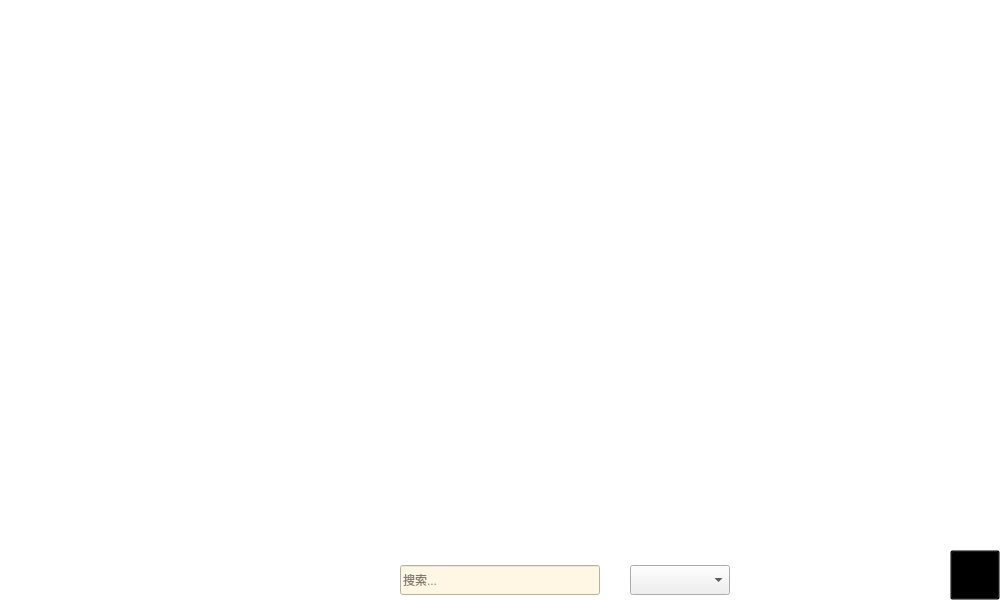
<?xml version="1.0" encoding="UTF-8"?>
<ui version="4.0">
 <class>History</class>
 <widget class="QWidget" name="History">
  <property name="geometry">
   <rect>
    <x>0</x>
    <y>0</y>
    <width>1000</width>
    <height>600</height>
   </rect>
  </property>
  <property name="minimumSize">
   <size>
    <width>1000</width>
    <height>600</height>
   </size>
  </property>
  <property name="maximumSize">
   <size>
    <width>1000</width>
    <height>600</height>
   </size>
  </property>
  <property name="windowTitle">
   <string>History</string>
  </property>
  <property name="styleSheet">
   <string notr="true"/>
  </property>
  <widget class="QTableView" name="tableView">
   <property name="geometry">
    <rect>
     <x>0</x>
     <y>0</y>
     <width>1000</width>
     <height>400</height>
    </rect>
   </property>
   <property name="styleSheet">
    <string notr="true">border:none;
background-color: transparent;
font: 700 8pt &quot;Microsoft YaHei UI&quot;;





</string>
   </property>
   <property name="horizontalScrollBarPolicy">
    <enum>Qt::ScrollBarAlwaysOff</enum>
   </property>
   <property name="editTriggers">
    <set>QAbstractItemView::NoEditTriggers</set>
   </property>
   <property name="selectionMode">
    <enum>QAbstractItemView::SingleSelection</enum>
   </property>
   <property name="selectionBehavior">
    <enum>QAbstractItemView::SelectRows</enum>
   </property>
   <property name="sortingEnabled">
    <bool>true</bool>
   </property>
   <property name="cornerButtonEnabled">
    <bool>false</bool>
   </property>
   <attribute name="horizontalHeaderMinimumSectionSize">
    <number>92</number>
   </attribute>
   <attribute name="horizontalHeaderStretchLastSection">
    <bool>true</bool>
   </attribute>
   <attribute name="verticalHeaderMinimumSectionSize">
    <number>30</number>
   </attribute>
   <attribute name="verticalHeaderDefaultSectionSize">
    <number>13</number>
   </attribute>
   <attribute name="verticalHeaderStretchLastSection">
    <bool>true</bool>
   </attribute>
  </widget>
  <widget class="QLabel" name="background">
   <property name="geometry">
    <rect>
     <x>0</x>
     <y>0</y>
     <width>1000</width>
     <height>600</height>
    </rect>
   </property>
   <property name="styleSheet">
    <string notr="true">background-color: rgb(255, 255, 255);</string>
   </property>
   <property name="text">
    <string/>
   </property>
  </widget>
  <widget class="QPushButton" name="deleteButton">
   <property name="geometry">
    <rect>
     <x>0</x>
     <y>550</y>
     <width>50</width>
     <height>50</height>
    </rect>
   </property>
   <property name="styleSheet">
    <string notr="true">QPushButton
{
image: url(:/new/prefix1/res/delete.png);
background-color:transparent;
border:none
}
QPushButton:hover
{
    padding-left:3px;
    padding-top:3px;
}
QPushButton:pressed
{
    padding-left:3px;
    padding-top:3px;
}</string>
   </property>
   <property name="text">
    <string/>
   </property>
  </widget>
  <widget class="QPushButton" name="closeButton">
   <property name="geometry">
    <rect>
     <x>950</x>
     <y>550</y>
     <width>50</width>
     <height>50</height>
    </rect>
   </property>
   <property name="styleSheet">
    <string notr="true">QPushButton
{
image: url(:/new/prefix1/res/exit2.png);
background-color:transparent;
}
QPushButton:hover
{
    padding-left:3px;
    padding-top:3px;
}
QPushButton:pressed
{
    padding-left:3px;
    padding-top:3px;
}</string>
   </property>
   <property name="text">
    <string/>
   </property>
  </widget>
  <widget class="QLineEdit" name="searchEdit">
   <property name="geometry">
    <rect>
     <x>400</x>
     <y>565</y>
     <width>200</width>
     <height>30</height>
    </rect>
   </property>
   <property name="styleSheet">
    <string notr="true">font: 14pt &quot;Microsoft YaHei UI&quot;;
background-color: rgb(255, 247, 228);</string>
   </property>
   <property name="maxLength">
    <number>50</number>
   </property>
   <property name="placeholderText">
    <string>搜索...</string>
   </property>
  </widget>
  <widget class="QLabel" name="label">
   <property name="geometry">
    <rect>
     <x>0</x>
     <y>0</y>
     <width>1000</width>
     <height>600</height>
    </rect>
   </property>
   <property name="text">
    <string>&lt;html&gt;&lt;head/&gt;&lt;body&gt;&lt;p&gt;&lt;br/&gt;&lt;/p&gt;&lt;/body&gt;&lt;/html&gt;</string>
   </property>
  </widget>
  <widget class="QComboBox" name="searchColumnComboBox">
   <property name="geometry">
    <rect>
     <x>630</x>
     <y>565</y>
     <width>100</width>
     <height>30</height>
    </rect>
   </property>
   <property name="styleSheet">
    <string notr="true">font: 14pt &quot;Microsoft YaHei UI&quot;;</string>
   </property>
  </widget>
  <zorder>label</zorder>
  <zorder>background</zorder>
  <zorder>deleteButton</zorder>
  <zorder>closeButton</zorder>
  <zorder>tableView</zorder>
  <zorder>searchEdit</zorder>
  <zorder>searchColumnComboBox</zorder>
 </widget>
 <resources/>
 <connections/>
</ui>
